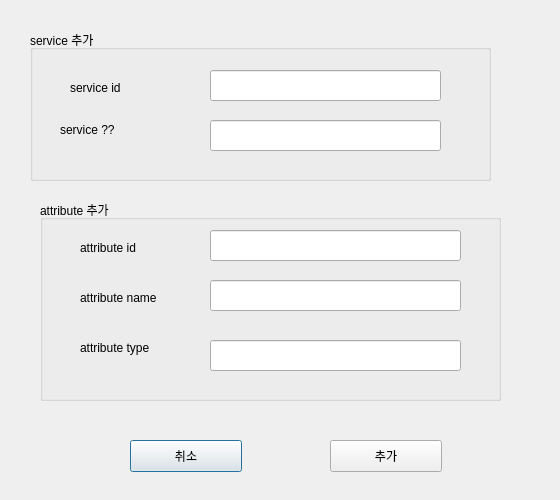
<?xml version="1.0" encoding="UTF-8"?>
<ui version="4.0">
 <class>Dialog</class>
 <widget class="QDialog" name="Dialog">
  <property name="geometry">
   <rect>
    <x>0</x>
    <y>0</y>
    <width>560</width>
    <height>500</height>
   </rect>
  </property>
  <property name="windowTitle">
   <string>Dialog</string>
  </property>
  <widget class="QGroupBox" name="groupBox_service">
   <property name="geometry">
    <rect>
     <x>30</x>
     <y>30</y>
     <width>461</width>
     <height>151</height>
    </rect>
   </property>
   <property name="title">
    <string>service 추가</string>
   </property>
   <widget class="QLineEdit" name="lineEdit_service_id">
    <property name="geometry">
     <rect>
      <x>180</x>
      <y>40</y>
      <width>231</width>
      <height>31</height>
     </rect>
    </property>
   </widget>
   <widget class="QLabel" name="label_4">
    <property name="geometry">
     <rect>
      <x>40</x>
      <y>50</y>
      <width>101</width>
      <height>16</height>
     </rect>
    </property>
    <property name="text">
     <string>service id</string>
    </property>
   </widget>
   <widget class="QLabel" name="label_5">
    <property name="geometry">
     <rect>
      <x>30</x>
      <y>90</y>
      <width>131</width>
      <height>20</height>
     </rect>
    </property>
    <property name="text">
     <string>service ??</string>
    </property>
   </widget>
   <widget class="QLineEdit" name="lineEdit_service_desc">
    <property name="geometry">
     <rect>
      <x>180</x>
      <y>90</y>
      <width>231</width>
      <height>31</height>
     </rect>
    </property>
   </widget>
  </widget>
  <widget class="QGroupBox" name="groupBox_service">
   <property name="geometry">
    <rect>
     <x>40</x>
     <y>200</y>
     <width>461</width>
     <height>201</height>
    </rect>
   </property>
   <property name="title">
    <string>attribute 추가</string>
   </property>
   <widget class="QLineEdit" name="lineEdit_attr_id">
    <property name="geometry">
     <rect>
      <x>170</x>
      <y>30</y>
      <width>251</width>
      <height>31</height>
     </rect>
    </property>
   </widget>
   <widget class="QLineEdit" name="lineEdit_attr_name">
    <property name="geometry">
     <rect>
      <x>170</x>
      <y>80</y>
      <width>251</width>
      <height>31</height>
     </rect>
    </property>
   </widget>
   <widget class="QLineEdit" name="lineEdit_attr_type">
    <property name="geometry">
     <rect>
      <x>170</x>
      <y>140</y>
      <width>251</width>
      <height>31</height>
     </rect>
    </property>
   </widget>
   <widget class="QLabel" name="label">
    <property name="geometry">
     <rect>
      <x>40</x>
      <y>40</y>
      <width>101</width>
      <height>16</height>
     </rect>
    </property>
    <property name="text">
     <string>attribute id</string>
    </property>
   </widget>
   <widget class="QLabel" name="label_2">
    <property name="geometry">
     <rect>
      <x>40</x>
      <y>90</y>
      <width>101</width>
      <height>16</height>
     </rect>
    </property>
    <property name="text">
     <string>attribute name</string>
    </property>
   </widget>
   <widget class="QLabel" name="label_3">
    <property name="geometry">
     <rect>
      <x>40</x>
      <y>140</y>
      <width>101</width>
      <height>16</height>
     </rect>
    </property>
    <property name="text">
     <string>attribute type</string>
    </property>
   </widget>
  </widget>
  <widget class="QPushButton" name="pushButton_cancel">
   <property name="geometry">
    <rect>
     <x>130</x>
     <y>440</y>
     <width>112</width>
     <height>32</height>
    </rect>
   </property>
   <property name="text">
    <string>취소</string>
   </property>
  </widget>
  <widget class="QPushButton" name="pushButton_add">
   <property name="geometry">
    <rect>
     <x>330</x>
     <y>440</y>
     <width>112</width>
     <height>32</height>
    </rect>
   </property>
   <property name="text">
    <string>추가</string>
   </property>
  </widget>
 </widget>
 <resources/>
 <connections/>
</ui>
